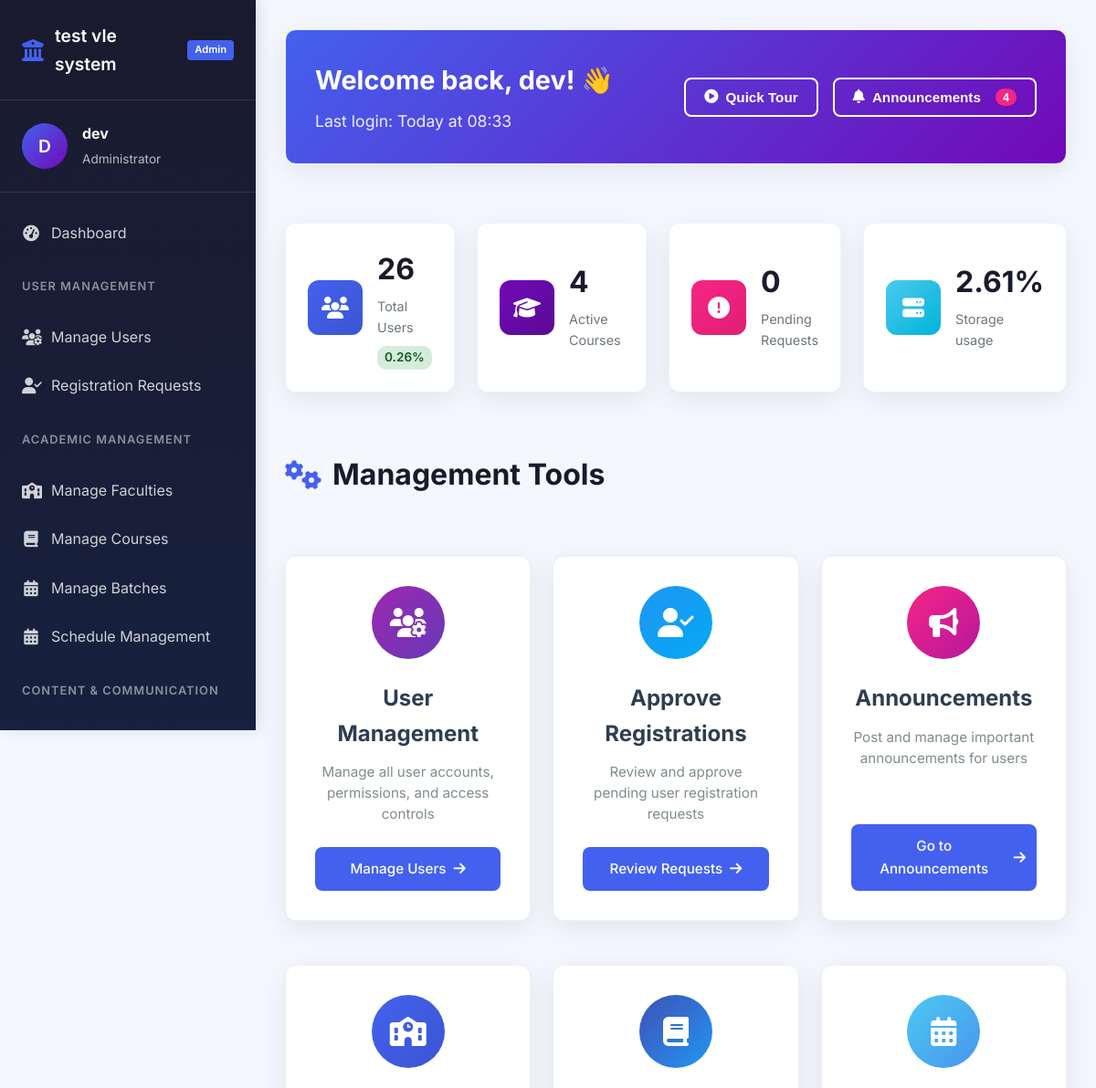
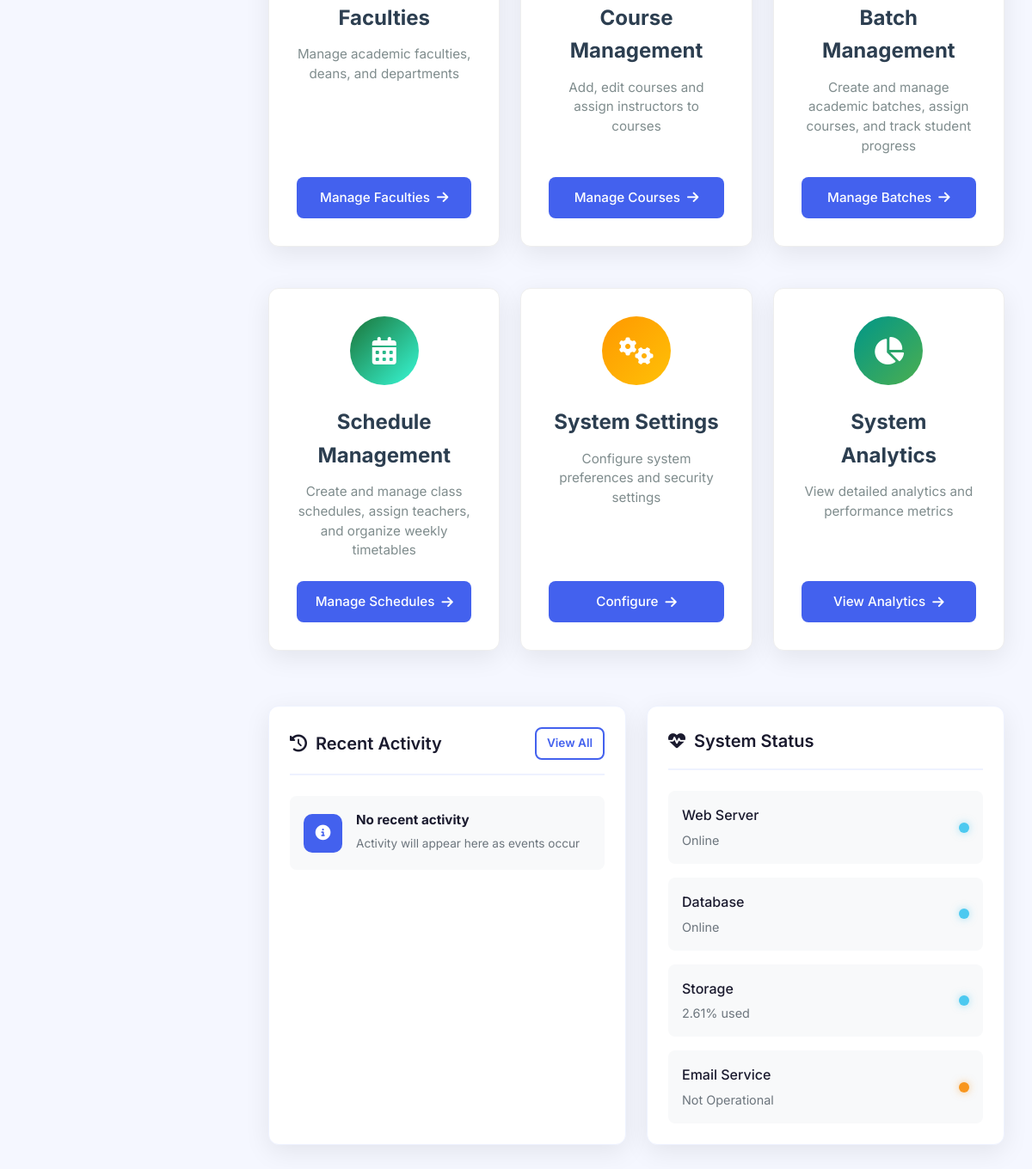
Before: /dashboard/admin/ (signed in) with the older database file (2 pictures, top to bottom).
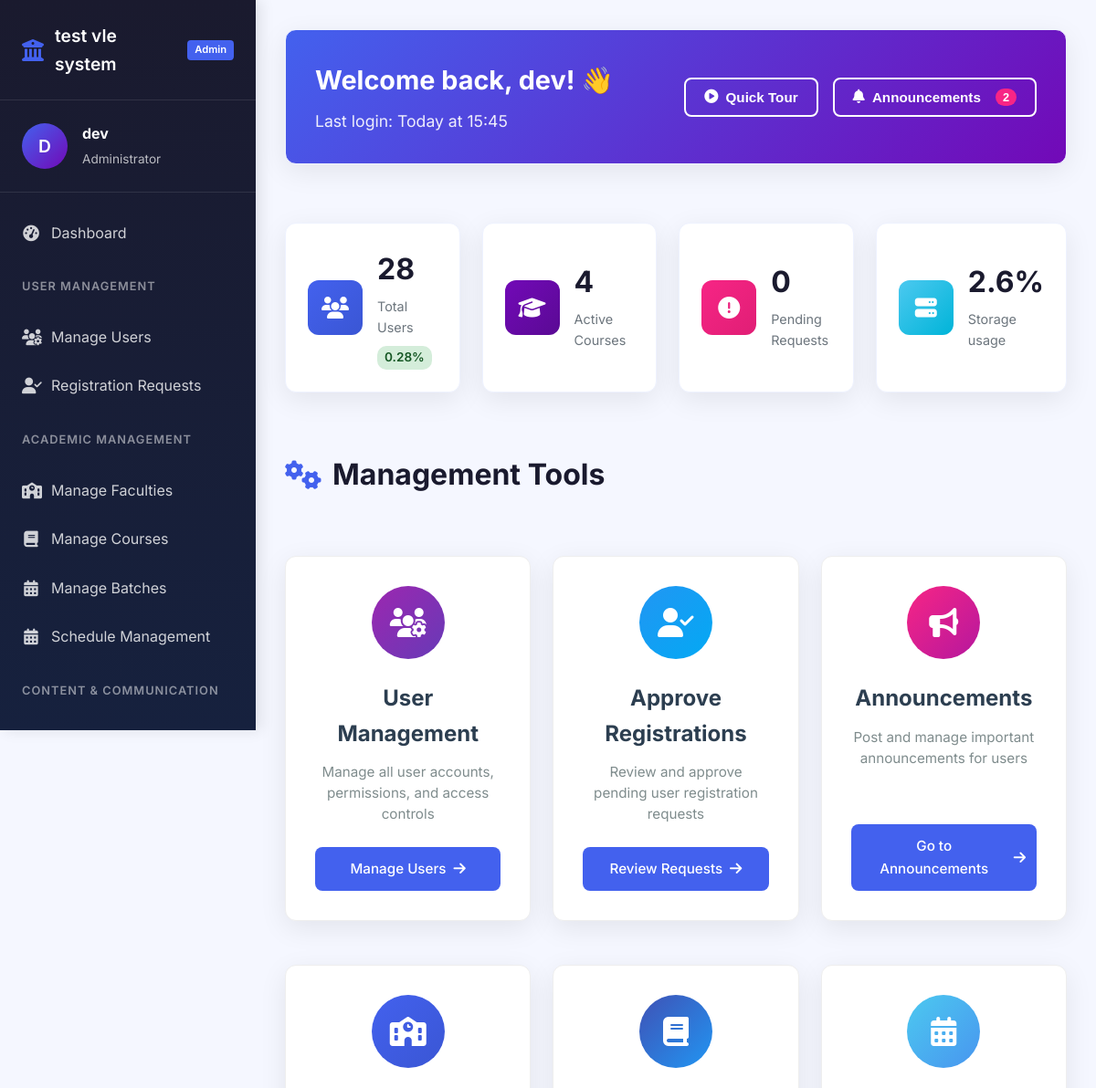
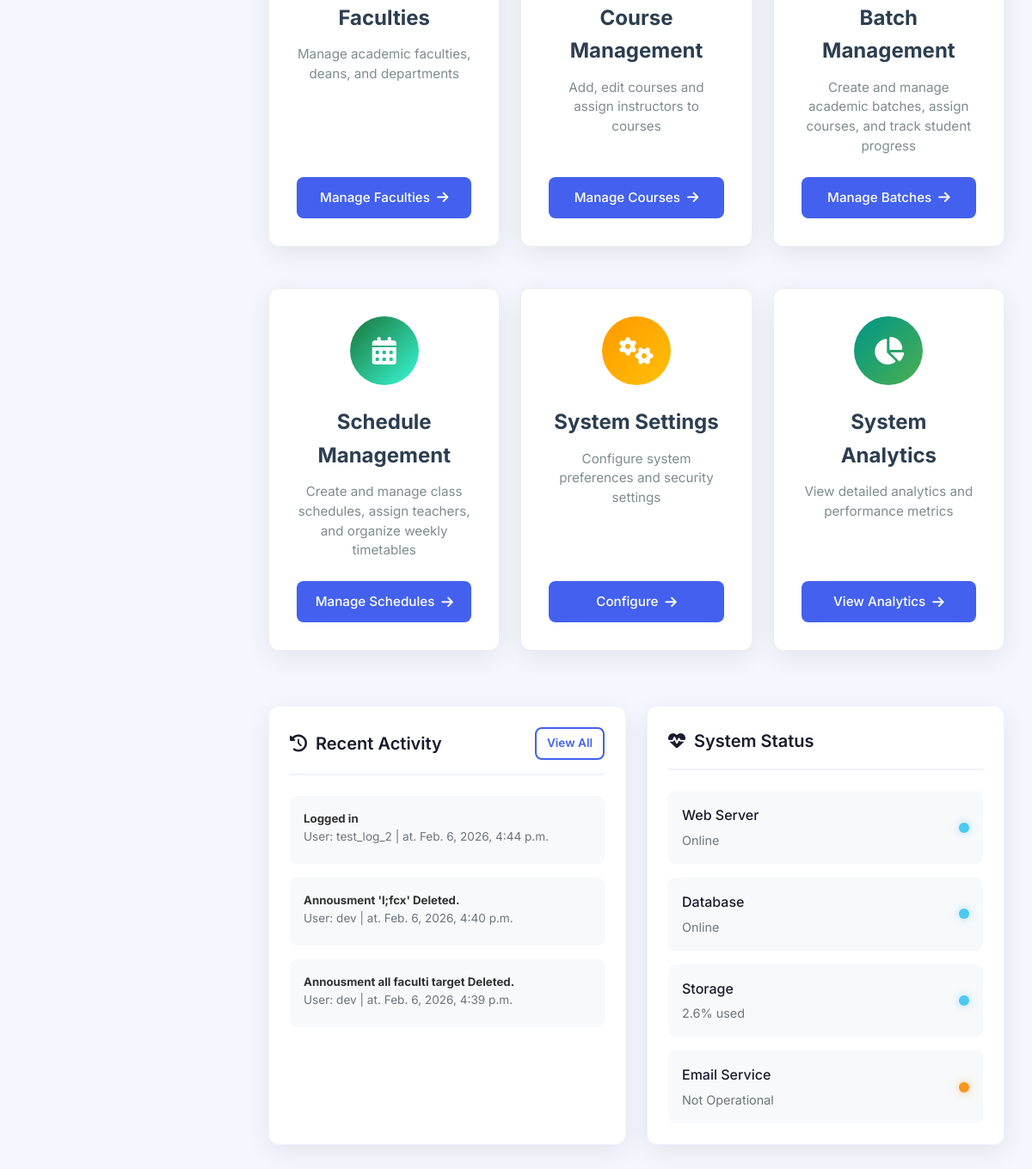
After: the same page with the newer database file (2 pictures, top to bottom).
### Users/models.py (models this page shows)
class User(AbstractUser):
    class Roles(models.TextChoices):
        STUDENT = "student"
        STAFF = "staff"
        ADMIN = "admin"
    role = models.CharField(max_length=20, choices=Roles.choices, default='student')
    last_activity = models.DateTimeField(blank=True, null=True)
    objects = UserManager()
    def __str__(self):
        return super().__str__()

### dashboard/models.py (models this page shows, shortened)
class RecentActivity(models.Model):
    actor = models.ForeignKey(User, on_delete=models.SET_NULL,null=True)
    action = models.CharField(max_length=100)
    at = models.DateTimeField(auto_now_add=True,db_index=True)
    target_content_info = models.JSONField(null=True,blank=True)
    class Meta:
        ordering = ['-at']

### dashboard/views.py (the view)
# urls.py: path('admin/',views.admin,name='admin'),
@login_required(login_url='Users:login')
def admin(request):
    contex=get_name_avatar(request)
    if request.user.is_staff == 0:
        return redirect('dashboard:route')
    contex['request_count'] = services.get_request_count()
    contex['user_presentage'] = f"{round((services.user_count() / services.max_user_count()) *100,2) }%"
    contex['user_count'] = services.user_count()
    contex['course_count'] = university_services.get_course_count()
    contex['storage_useage'] = metrics.get_disk_usage()
    announcements=get_announcements(request.user)
    if 'annoucements_read' in announcements:
        contex['annoucements_read'] = announcements['annoucements_read']
    if 'annoucements_unread' in announcements:
        contex['annoucements_unread'] = announcements['annoucements_unread']
        contex['new_annoucement_count'] = len(announcements['annoucements_unread'])
    contex['recent_activities'] = RecentActivity.objects.all()[:4]
    return render(request,"dashboard/admin/admin.html",contex)

### Users/services.py (called while the page is built)
def get_request_count()->int:
    students = StudentRegistretionRequest.objects.count()
    staff = StaffRegistretionRequest.objects.count()
    return staff+students

def max_user_count()->int:
    return getattr(settings,'MAX_USER_COUNT')

def user_count(faculty_id:int=None,department_id:int=None,admins:bool=True)->int:
    if faculty_id:
        count = Student.objects.filter(faculty_name=faculty_id).count()
        count += Staff.objects.filter(faculty_name=faculty_id).count()
        return count
    if department_id:
        count = Student.objects.filter(department_name=department_id).count()
        count += Staff.objects.filter(department_name=department_id).count()
    if not admins:
        return User.objects.exclude(role='admin').count()
    return User.objects.count()

### config/config.py (called while the page is built)
def get_setting(key: str):
    if not _settings_cache:
        load_settings()
    if key in _settings_cache:
        return _settings_cache[key]
    if key in SETTINGS_SCHEMA:
        load_schema()
        return _settings_cache[key]
    raise KeyError(f"System setting '{key}' does not exist")

### university/services.py (called while the page is built)
def get_course_count()->int:
    return models.Course.objects.count()

### dashboard/templates/dashboard/admin/admin.html (shortened to what the changed rows need)
{% extends 'main.html' %}
{% block navigation %}
    {% include 'admin_navigation.html' %}
{% endblock %}
{% block body %}
<div class="dashboard">
    <div class="welcome-banner card">
        <div class="banner-content">
            <h1 class="banner-title">Welcome back, {{ request.user.username }}! 👋</h1>
            <p class="banner-text">Last login: Today at {{ request.user.last_login|time:"H:i"|default:"N/A" }}</p>
        </div>
        <div class="banner-actions">
            <button class="btn btn-outline" onclick="showNotifications()">
                <i class="fas fa-bell"></i> Announcements
                {% if new_annoucement_count %}
                    <span class="notification-badge">{{new_annoucement_count}}</span>
                {%endif%}
            </button>
        </div>
    </div>
    <div class="quick-stats grid grid-4">
        <div class="stat-card card">
            <div class="stat-content">
                <h3 class="stat-value" id="totalUsers">{% if user_count %}{{ user_count }} {% endif %}</h3>
                <p class="stat-label">Total Users</p>
                <span class="stat-trend up">{{ user_presentage }}</span>
            </div>
        </div>
        <div class="stat-card card">
            <div class="stat-content">
                <h3 class="stat-value" id="systemLoad">{{ storage_useage }}%</h3>
                <p class="stat-label">Storage usage</p>
            </div>
        </div>
    </div>
    <h2 class="page-title">
        <i class="fas fa-cogs"></i> Management Tools
    </h2>
    <div class="row grid grid-2">
        <div class="card">
            <div class="activity-list">
                {% for activity in recent_activities %}
                <div class="activity-item">
                    <div class="activity-content">
                        <h5>{{ activity.action }}</h5>
                        <p>User: {{ activity.actor }} | at. {{ activity.at }}</p>
                    </div>
                </div>
                {% empty %}
                <div class="activity-item">
                    <div class="activity-icon info">
                        <i class="fas fa-info-circle"></i>
                    </div>
                    <div class="activity-content">
                        <h4>No recent activity</h4>
                        <p>Activity will appear here as events occur</p>
                    </div>
                </div>
                {% endfor %}
            </div>
        </div>
        <div class="card">
            <div class="status-list">
                <div class="status-item">
                    <div class="status-info">
                        <span class="status-name">Storage</span>
                        <span class="status-value">{{ storage_useage }}% used</span>
                    </div>
                </div>
            </div>
        </div>
    </div>
</div>
{% endblock %}

### templates/admin_navigation.html (shortened to what this page needs)
<aside class="sidebar">
    <div class="sidebar-header">
        <div class="logo">
            <i class="fas fa-university"></i>
            <span class="logo-text" id="systemName">{{ settings.SYSTEM_NAME|default:"University VLE" }}</span>
            <span class="logo-badge">Admin</span>
        </div>
    </div>
    <div class="user-profile">
        <div class="user-avatar">
            {{ request.user.username|first|upper }}
        </div>
        <div class="user-info">
            <h4>{{ request.user.username }}</h4>
            <p>Administrator</p>
        </div>
    </div>
    <nav class="sidebar-nav">
        <ul class="nav-menu">
            <li class="nav-item active">
                <a href="{% url 'dashboard:admin' %}" class="nav-link">
                    <i class="fas fa-tachometer-alt"></i>
                    <span>Dashboard</span>
                </a>
            </li>
            <li class="nav-section">User Management</li>
            <li class="nav-item">
                <a href="{% url 'dashboard:manage_users' %}" class="nav-link">
                    <i class="fas fa-users-cog"></i>
                    <span>Manage Users</span>
                </a>
            </li>
            <li class="nav-item">
                <a href="{% url 'dashboard:manage_requests' %}" class="nav-link">
                    <i class="fas fa-user-check"></i>
                    <span>Registration Requests</span>
                </a>
            </li>
            <li class="nav-section">Academic Management</li>
            <li class="nav-item">
                <a href="{% url 'dashboard:manage_faculties' %}" class="nav-link">
                    <i class="fas fa-school"></i>
                    <span>Manage Faculties</span>
                </a>
            </li>
            <li class="nav-item">
                <a href="{% url 'dashboard:manage_courses' %}" class="nav-link">
                    <i class="fas fa-book"></i>
                    <span>Manage Courses</span>
                </a>
            </li>
            <li class="nav-item">
                <a href="{% url 'dashboard:manage_batches' %}" class="nav-link">
                    <i class="fas fa-calendar-alt"></i>
                    <span>Manage Batches</span>
                </a>
            </li>
            <li class="nav-item">
                <a href="{% url 'dashboard:manage_shedules' %}" class="nav-link">
                    <i class="fas fa-calendar-alt"></i>
                    <span>Schedule Management</span>
                </a>
            </li>
            <li class="nav-section">Content & Communication</li>
            <li class="nav-item">
                <a href="{% url 'dashboard:post_annousment' %}" class="nav-link">
                </a>
            </li>
        </ul>
    </nav>
</aside>

Changed rows visible on the page:
changed User "dev": user.last_login "08:33" → "15:45"
added RecentActivity: action "Logged in", actor "test_log_2", at "Feb. 6, 2026, 4:44 p.m."
added RecentActivity: action "Annousment 'l;fcx' Deleted.", actor "dev", at "Feb. 6, 2026, 4:40 p.m."
added RecentActivity: action "Annousment all faculti target Deleted.", actor "dev", at "Feb. 6, 2026, 4:39 p.m."
Other visible differences:
{{ new_annoucement_count }}: "4" → "2"
{{ user_count }}: "26" → "28"
{{ user_presentage }}: "0.26%" → "0.28%"
{{ storage_useage }}: "2.61" → "2.6"
text no longer shown: "No recent activity Activity will appear here as events occur"
